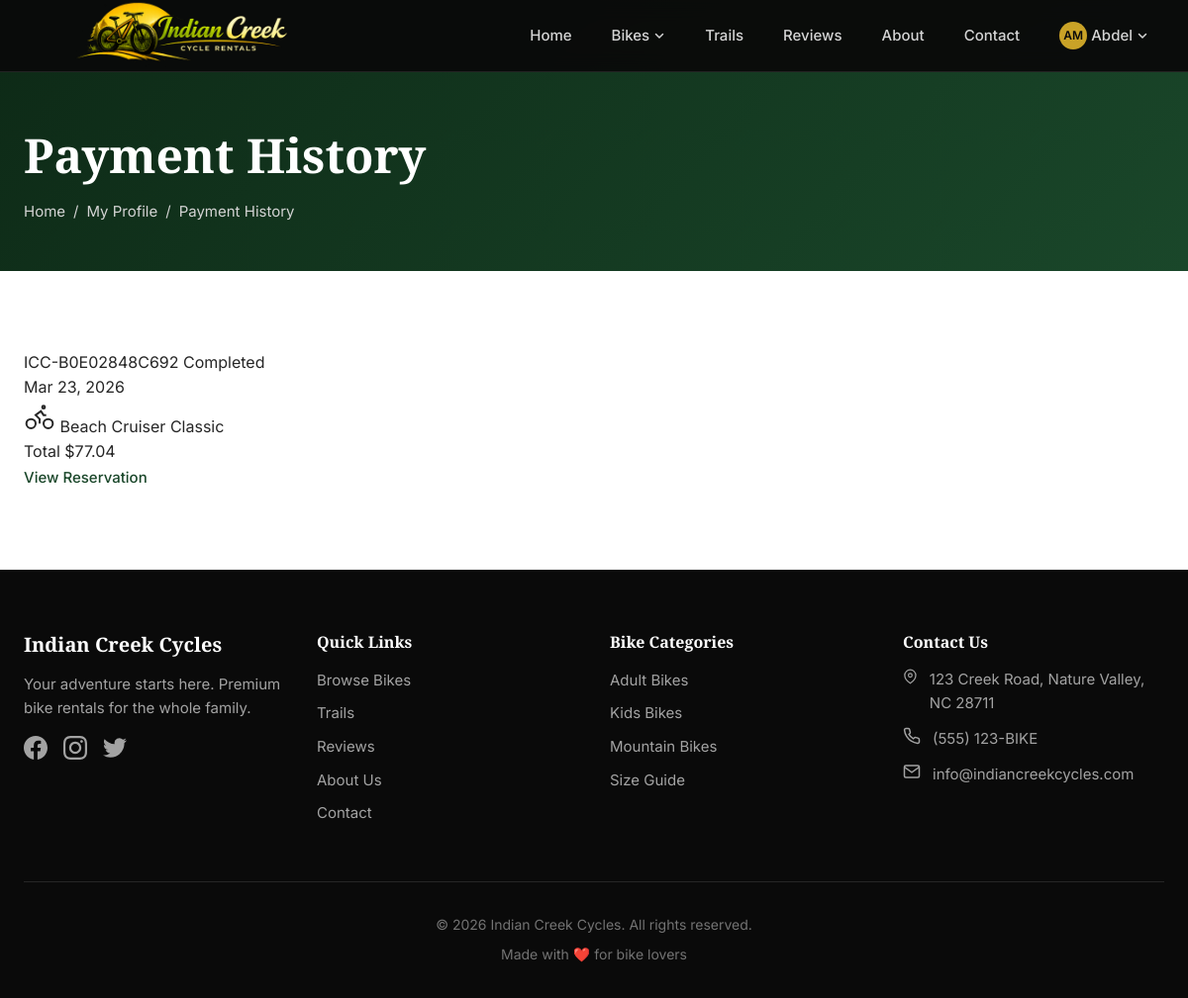
The page /payments/history/ (signed in) on the database as committed earlier.
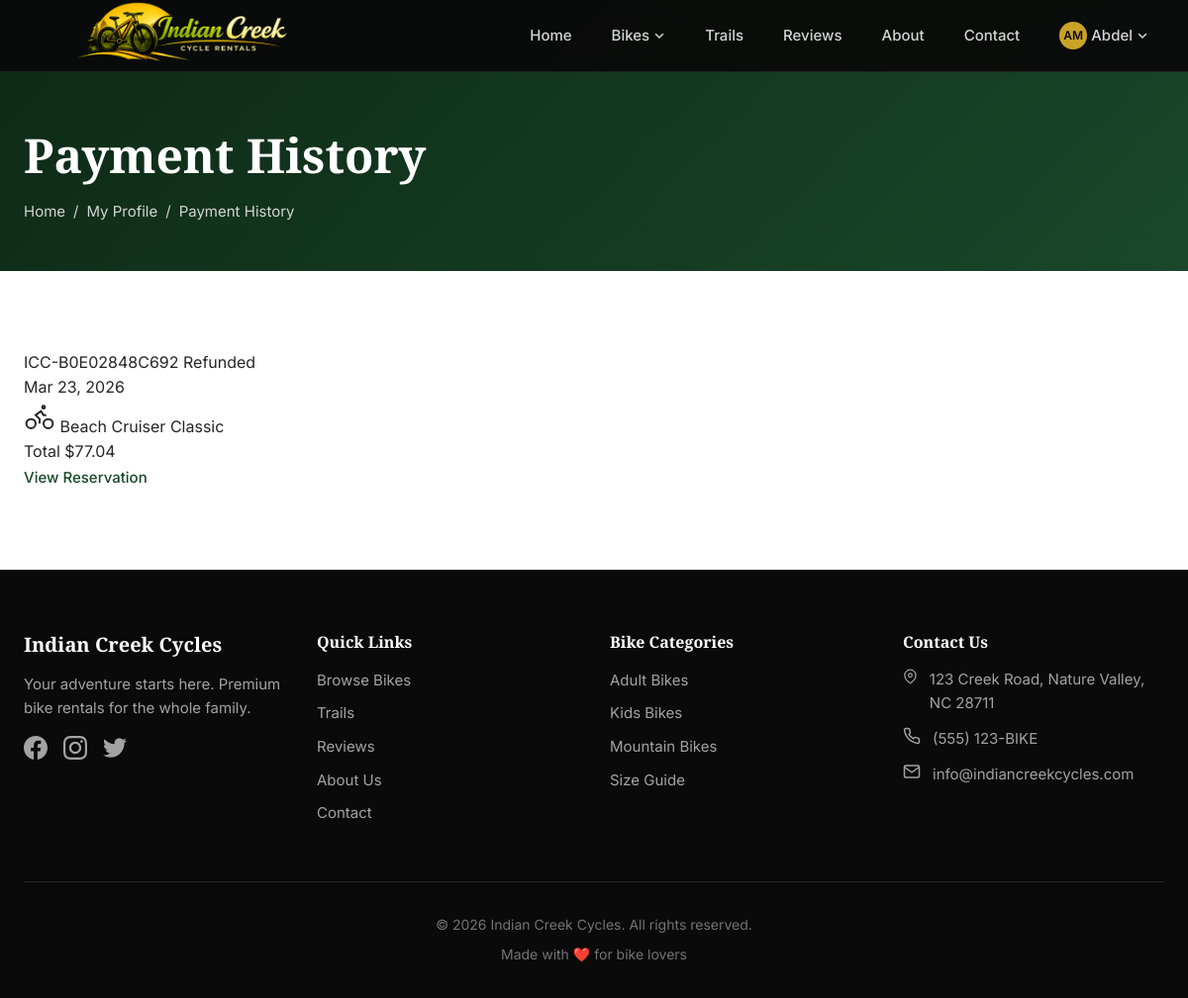
The same page on the database as committed later.
### payments/models.py (models this page shows, shortened)
class Payment(models.Model):
    PAYMENT_METHODS = [
        ('credit_card', 'Credit Card'),
        ('debit_card', 'Debit Card'),
        ('paypal', 'PayPal'),
        ('cash', 'Cash'),
    ]
    STATUS_CHOICES = [
        ('pending', 'Pending'),
        ('processing', 'Processing'),
        ('completed', 'Completed'),
        ('failed', 'Failed'),
        ('refunded', 'Refunded'),
    ]
    reservation = models.OneToOneField(
        Reservation,
        on_delete=models.CASCADE,
        related_name='payment'
    )
    transaction_id = models.CharField(max_length=100, unique=True, blank=True)
    subtotal = models.DecimalField(max_digits=10, decimal_places=2)
    tax_amount = models.DecimalField(max_digits=10, decimal_places=2)
    discount_amount = models.DecimalField(max_digits=10, decimal_places=2, default=0)
    total_amount = models.DecimalField(max_digits=10, decimal_places=2)
    payment_method = models.CharField(max_length=20, choices=PAYMENT_METHODS)
    status = models.CharField(max_length=20, choices=STATUS_CHOICES, default='pending')
    card_last_four = models.CharField(max_length=4, blank=True)
    card_brand = models.CharField(max_length=50, blank=True)
    promo_code = models.CharField(max_length=50, blank=True)
    created_at = models.DateTimeField(auto_now_add=True)
    processed_at = models.DateTimeField(null=True, blank=True)
    notes = models.TextField(blank=True)
    class Meta:
        ordering = ['-created_at']

### reservations/models.py (models this page shows, shortened)
class Reservation(models.Model):
    STATUS_CHOICES = [
        ('pending', 'Pending'),
        ('confirmed', 'Confirmed'),
        ('paid', 'Paid'),
        ('completed', 'Completed'),
        ('cancelled', 'Cancelled'),
    ]
    RENTAL_TYPES = [
        ('hourly', 'Hourly'),
        ('daily', 'Daily'),
        ('weekly', 'Weekly'),
    ]
    user = models.ForeignKey(
        settings.AUTH_USER_MODEL,
        on_delete=models.CASCADE,
        related_name='reservations'
    )
    bike = models.ForeignKey(
        Bike,
        on_delete=models.CASCADE,
        related_name='reservations'
    )
    accessories = models.ManyToManyField(
        Accessory,
        through='ReservationAccessory',
        blank=True,
        related_name='reservations'
    )
    rental_type = models.CharField(max_length=20, choices=RENTAL_TYPES, default='daily')
    rental_date = models.DateField()
    return_date = models.DateField()
    rental_duration = models.PositiveIntegerField(help_text="Duration in hours or days")
    bike_price = models.DecimalField(max_digits=10, decimal_places=2, default=0)
    accessories_price = models.DecimalField(max_digits=10, decimal_places=2, default=0)
    subtotal = models.DecimalField(max_digits=10, decimal_places=2, default=0)
    tax_amount = models.DecimalField(max_digits=10, decimal_places=2, default=0)
    total_price = models.DecimalField(max_digits=10, decimal_places=2, default=0)
    status = models.CharField(max_length=20, choices=STATUS_CHOICES, default='pending')
    waiver_signed = models.BooleanField(default=False)
    waiver_signed_at = models.DateTimeField(null=True, blank=True)
    created_at = models.DateTimeField(auto_now_add=True)
    updated_at = models.DateTimeField(auto_now=True)
    special_requests = models.TextField(blank=True)
    admin_notes = models.TextField(blank=True)
    class Meta:
        ordering = ['-created_at']

### bikes/models.py (models this page shows, shortened)
class Bike(models.Model):
    BIKE_TYPES = [
        ('adult', 'Adult Bike'),
        ('kids', 'Kids Bike'),
        ('mountain', 'Mountain Bike'),
    ]
    name = models.CharField(max_length=200)
    slug = models.SlugField(unique=True)
    category = models.ForeignKey(
        BikeCategory,
        on_delete=models.CASCADE,
        related_name='bikes'
    )
    bike_type = models.CharField(max_length=20, choices=BIKE_TYPES)
    size = models.ForeignKey(
        BikeSize,
        on_delete=models.SET_NULL,
        null=True,
        blank=True,
        related_name='bikes'
    )
    description = models.TextField()
    features = models.TextField(help_text="List key features, one per line")
    price_per_day = models.DecimalField(max_digits=8, decimal_places=2)
    price_per_hour = models.DecimalField(max_digits=8, decimal_places=2, null=True, blank=True)
    image = models.ImageField(upload_to='bikes/', blank=True, null=True)
    is_available = models.BooleanField(default=True)
    is_maintenance = models.BooleanField(default=False, help_text="Bike is under maintenance")
    maintenance_note = models.TextField(blank=True, help_text="Reason for maintenance")
    quantity_total = models.PositiveIntegerField(default=1, help_text="Total bikes of this model")
    created_at = models.DateTimeField(auto_now_add=True)
    updated_at = models.DateTimeField(auto_now=True)
    class Meta:
        ordering = ['category', 'name']

### payments/views.py (the view)
# urls.py: path('history/', views.payment_history, name='payment_history'),
@login_required
def payment_history(request):
    payments = Payment.objects.filter(
        reservation__user=request.user
    ).select_related('reservation', 'reservation__bike').order_by('-created_at')
    context = {
        'payments': payments,
    }
    return render(request, 'payments/payment_history.html', context)

### accounts/models.py (called while the page is built)
    def get_initials(self):
        if self.first_name and self.last_name:
            return f"{self.first_name[0]}{self.last_name[0]}".upper()
        return self.username[:2].upper()

### templates/payments/payment_history.html (shortened to what this page needs)
{% extends 'base.html' %}
{% block content %}
<section class="page-header">
    <div class="container">
        <h1 class="page-title">Payment History</h1>
        <nav class="breadcrumb">
            <a href="{% url 'home' %}">Home</a>
            <span>/</span>
            <a href="{% url 'profile' %}">My Profile</a>
            <span>/</span>
            <span>Payment History</span>
        </nav>
    </div>
</section>
<section class="section">
    <div class="container">
        {% if payments %}
        <div class="payment-list">
            {% for payment in payments %}
            <div class="payment-card">
                <div class="payment-card-header">
                    <div>
                        <span class="payment-id">{{ payment.transaction_id }}</span>
                        <span class="payment-status status-{{ payment.status }}">{{ payment.get_status_display }}</span>
                    </div>
                    <span class="payment-date">{{ payment.created_at|date:"M d, Y" }}</span>
                </div>
                <div class="payment-card-body">
                    <div class="payment-bike">
                        <svg width="32" height="32" viewBox="0 0 24 24" fill="none" stroke="currentColor" stroke-width="1.5">
                            <circle cx="5.5" cy="17.5" r="3.5"/>
                            <circle cx="18.5" cy="17.5" r="3.5"/>
                            <path d="M15 6a1 1 0 100-2 1 1 0 000 2zm-3 11.5V14l-3-3 4-3 2 3h2"/>
                        </svg>
                        <span>{{ payment.reservation.bike.name }}</span>
                    </div>
                    <div class="payment-amount">
                        <span class="amount-label">Total</span>
                        <span class="amount-value">${{ payment.total_amount }}</span>
                    </div>
                </div>
                <div class="payment-card-footer">
                    <a href="{% url 'reservation_detail' pk=payment.reservation.id %}" class="btn btn-text">View Reservation</a>
                </div>
            </div>
            {% endfor %}
        </div>
        {% endif %}
    </div>
</section>
{% endblock %}

Rows that differ between the two databases and show on the page:
changed Payment "ICC-B0E02848C692": status "Completed" → "Refunded"
